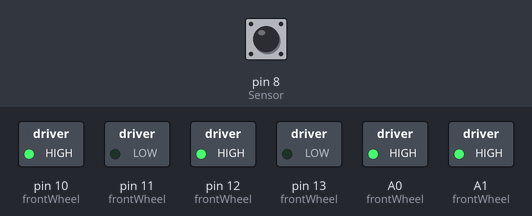
The sketch below on a simulated Arduino Uno, built with avr-gcc and run on an emulated ATmega328P. On the bench: switched loads named in the sketch (green lamp = pin HIGH). Inputs (shaded band) come from the test bench; at power-on: pin 8 (Sensor) HIGH.

Above: at 1.2 s.
1.3 s: pin 8 (Sensor) pulsed LOW 2 times (0.12 s each, 0.3 s apart)
At 3.6 s:
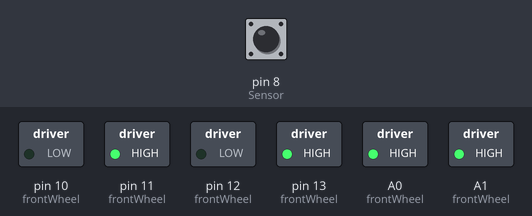
Timing chart, 0 to 5.1 s (numbered marks = the images above; inputs shaded):
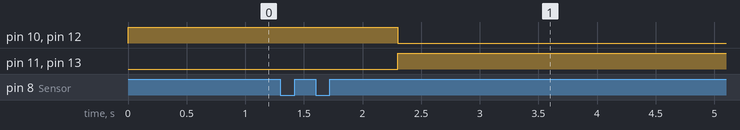

The sketch:

mainToyCar.ino
```cpp
long detection_range_start = 0, detection_range = 0;
int status_sensor, clap = 0, direction = HIGH;
int
  Sensor = 8,
  frontWheel[][3] = {{0},{A0,10,11},{A1,12,13}};
  /*backWheel[][3] = {{0},{A2,7,6},{A3,5,4}};*/

void setup() { //execute once:
  pinMode(Sensor, INPUT);
  pinMode(frontWheel[1][0],OUTPUT);
  pinMode(frontWheel[1][1],OUTPUT);
  pinMode(frontWheel[1][2],OUTPUT);
  pinMode(frontWheel[2][0],OUTPUT);
  pinMode(frontWheel[2][1],OUTPUT);
  pinMode(frontWheel[2][2],OUTPUT);
 /* pinMode(backWheel[1][0], OUTPUT);
  pinMode(backWheel[1][1], OUTPUT);
  pinMode(backWheel[1][2], OUTPUT);
  pinMode(backWheel[2][0], OUTPUT);
  pinMode(backWheel[2][1], OUTPUT);
  pinMode(backWheel[2][2], OUTPUT);*/
  //Set the wheels to maximum speed:
  analogWrite(frontWheel[1][0], 255);
  analogWrite(frontWheel[2][0], 255);
/*  analogWrite(backWheel[1][0], 255);
  analogWrite(backWheel[2][0], 255);*/
  //Moves the car forward:
 /*        digitalWrite(backWheel[1][2], !direction);
         digitalWrite(backWheel[2][2], !direction);*/
         digitalWrite(frontWheel[1][2],!direction);
         digitalWrite(frontWheel[2][2],!direction);

/*         digitalWrite(backWheel[1][1],direction);
         digitalWrite(backWheel[2][1],direction);*/
         digitalWrite(frontWheel[1][1],direction);
         digitalWrite(frontWheel[2][1], direction);

}


void loop() {
   status_sensor = digitalRead(Sensor);
  if (status_sensor == 0) // If sound is detected...
  {
    if (clap == 0) // clap will increment through this block first time...
    {
      detection_range_start = detection_range = millis();
      clap++;
    } // To avoid noise, the second clap/snap will have to occur after 70 milliseconds...
    else if (clap > 0 && millis() - detection_range >= 70)
    {
      detection_range = millis(); // updates the variable for another possible clap.
      clap++;
    }
  }
  if (millis() - detection_range_start >= 1000) // After 1 second, the program goes through this block.
  {
    if (clap == 2) // If clapped twice then car turns right.
    {
      turnRight();
    }
    if (clap == 3) // If 3 claps were sounded then car turns left.
    {
      turnLeft();
    }
    if (clap == 4) // The car switches velocity for 4 claps.
    {
      moveOpposite();
    }
    clap = 0;
  }
}

void turnRight() { //Made possible by reducing speed of the right wheels.
  analogWrite(frontWheel[2][0],190);
  // analogWrite(backWheel[2][0],190);
  delay(500);
}

void turnLeft() { //Reduces speed of left 2 wheels.
  analogWrite(frontWheel[1][0],190);
  // analogWrite(backWheel[2][0],190);
  delay(500);
}

void moveOpposite() { // Changes wheels to opposite state.
    direction = !direction;
        // digitalWrite(backWheel[1][2], !direction);
        // digitalWrite(backWheel[2][2], !direction);
         digitalWrite(frontWheel[1][2],!direction);
         digitalWrite(frontWheel[2][2],!direction);

        // digitalWrite(backWheel[1][1],direction);
        // digitalWrite(backWheel[2][1],direction);
         digitalWrite(frontWheel[1][1],direction);
         digitalWrite(frontWheel[2][1], direction);
}
```

Measured:
- after the input at 1.3 s, pin 10 (frontWheel), pin 12 (frontWheel): HIGH → LOW after 1.0 s; pin 11 (frontWheel), pin 13 (frontWheel): LOW → HIGH after 1.0 s
